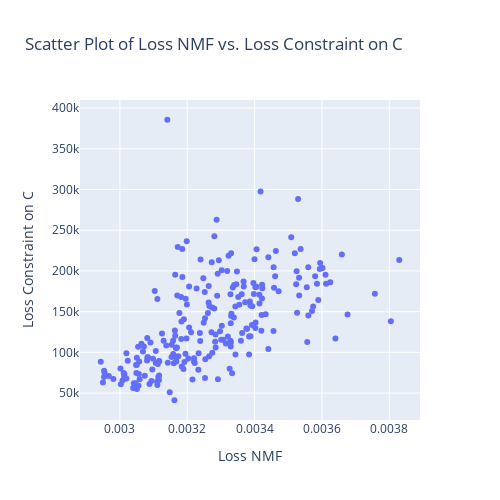

The code cell stored with this chart in its notebook:
### Code cell
# Create a scatter plot
fig = px.scatter(
    criteria_df,
    x='loss_nmf',
    y='loss_constraint_c',
    hover_name=criteria_df.index,
    title='Scatter Plot of Loss NMF vs. Loss Constraint on C'
)

# Update layout
fig.update_layout(
    height=500,
    width=500,
    xaxis_title='Loss NMF',
    yaxis_title='Loss Constraint on C'
)

fig.update_traces(selected=dict(marker=dict(color='red')))

# Show plot
fig.show()

### Figure 1 — Plotly figure (JSON) as saved in the notebook; plotly's stock layout.template omitted (floating-point values rounded to 4 significant figures; data arrays with more than 128 entries replaced by an {"elided": "..."} marker saying what was removed)
{"data": [{"hovertemplate": "<b>%{hovertext}</b><br><br>loss_nmf=%{x}<br>loss_constraint_c=%{y}<extra></extra>", "hovertext": {"elided": "231 int values"}, "legendgroup": "", "marker": {"color": "#636efa", "symbol": "circle"}, "mode": "markers", "name": "", "orientation": "v", "selected": {"marker": {"color": "red"}}, "showlegend": false, "type": "scatter", "x": {"elided": "231 float values"}, "xaxis": "x", "y": {"elided": "231 float values"}, "yaxis": "y"}], "layout": {"height": 500, "legend": {"tracegroupgap": 0}, "title": {"text": "Scatter Plot of Loss NMF vs. Loss Constraint on C"}, "width": 500, "xaxis": {"anchor": "y", "domain": [0, 1], "title": {"text": "Loss NMF"}}, "yaxis": {"anchor": "x", "domain": [0, 1], "title": {"text": "Loss Constraint on C"}}}}
